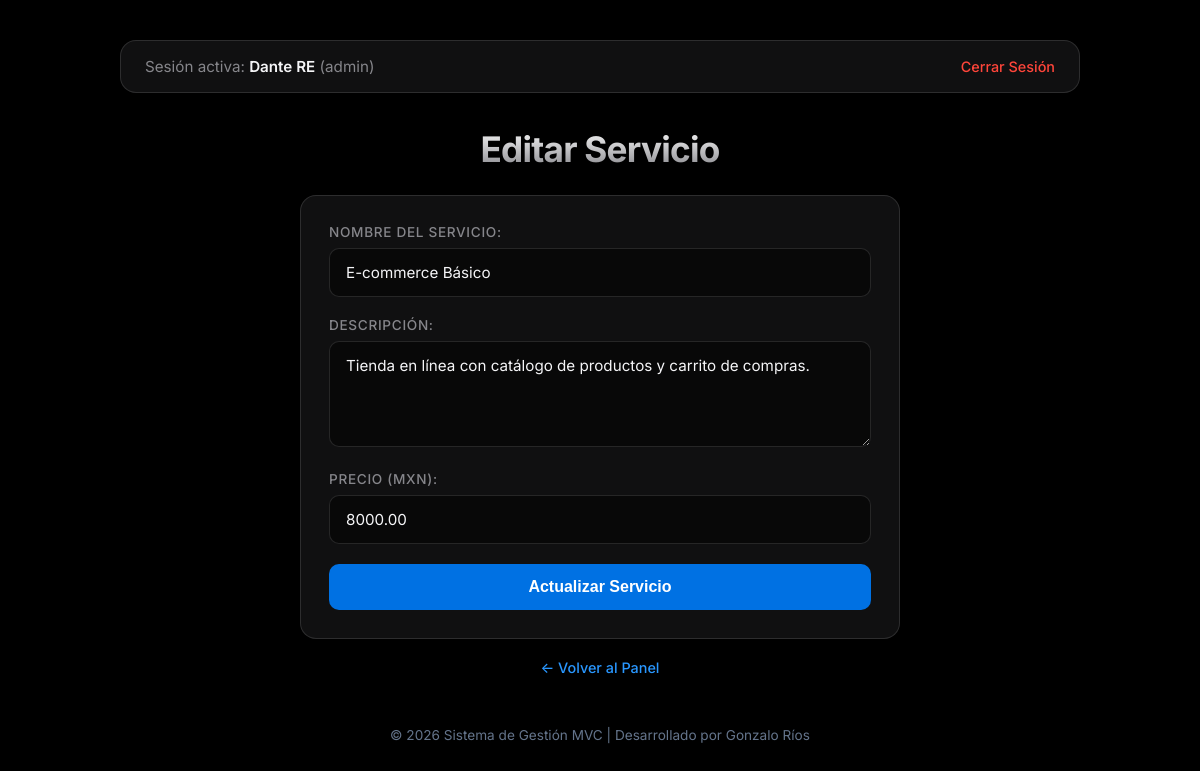
The page /index.php?action=editar&id=2 (signed in) on the database its author committed.
### tables this page shows
CREATE TABLE `servicios` (
  `id` int(11) NOT NULL,
  `nombre` varchar(100) NOT NULL,
  `descripcion` text NOT NULL,
  `precio` decimal(10,2) NOT NULL
);

### app/controllers/ServicioController.php (called while the page is built, shortened)
<?php
require_once __DIR__ . '/../models/Servicio.php';
class ServicioController {
    private $servicioModel;
    public function __construct($pdo) {
        $this->servicioModel = new Servicio($pdo);
    }
    public function editar() {
        $id = (int)($_GET['id'] ?? 0);
        $servicio = $this->servicioModel->obtenerPorId($id);
        require_once __DIR__ . '/../views/templates/header.php';
        require_once __DIR__ . '/../views/servicios/editar.php';
        require_once __DIR__ . '/../views/templates/footer.php';
    }
}
?>

### app/models/Servicio.php (called while the page is built, shortened)
<?php
class Servicio {
    private $pdo;
    public function __construct($pdo) {
        $this->pdo = $pdo;
    }
    public function obtenerPorId($id) {
        $stmt = $this->pdo->prepare("SELECT * FROM servicios WHERE id = ?");
        $stmt->execute([$id]);
        return $stmt->fetch();
    }
}
?>

### app/views/servicios/editar.php (the view, shortened to what this page needs)
<h1>Editar Servicio</h1>
<div class="card" style="max-width: 600px; margin: 0 auto;">
    <form action="index.php?action=editar&id=<?php echo $servicio['id']; ?>" method="POST">
        <div class="campo">
            <label for="nombre">Nombre del Servicio:</label>
            <input type="text" id="nombre" name="nombre" value="<?php echo htmlspecialchars($servicio['nombre']); ?>" required>
        </div>
        <div class="campo">
            <label for="descripcion">Descripción:</label>
            <textarea id="descripcion" name="descripcion" rows="4" required><?php echo htmlspecialchars($servicio['descripcion']); ?></textarea>
        </div>
        <div class="campo">
            <label for="precio">Precio (MXN):</label>
            <input type="number" step="0.01" id="precio" name="precio" value="<?php echo htmlspecialchars($servicio['precio']); ?>" required>
        </div>
        <button type="submit">Actualizar Servicio</button>
    </form>
</div>
<div style="text-align: center;">
    <a href="index.php?action=index" class="link-volver">← Volver al Panel</a>
</div>

### app/views/templates/header.php (style rules this page uses)
:root { --bg-main: #000000; --bg-card: rgba(22, 22, 23, 0.75); --bg-card-hover: rgba(29, 29, 31, 0.85); --border-subtle: rgba(255, 255, 255, 0.12); --border-focus: #0071e3; --text-primary: #f5f5f7; --text-secondary: #86868b; --accent-blue: #2997ff; --accent-green: #30d158; --accent-red: #ff453a; --accent-amber: #ffd60a; --radius-main: 16px; --radius-sm: 10px; --shadow-apple: 0 12px 40px rgba(0, 0, 0, 0.4); --font-apple: 'Inter', -apple-system, BlinkMacSystemFont, "SF Pro Display", "Segoe UI", Roboto, sans-serif; }
* { box-sizing: border-box; margin: 0; padding: 0; }
body { font-family: var(--font-apple); background-color: var(--bg-main); color: var(--text-primary); padding: 40px 20px; min-height: 100vh; -webkit-font-smoothing: antialiased; }
h1 { font-size: 2.2rem; font-weight: 700; letter-spacing: -0.022em; margin-bottom: 25px; text-align: center; background: linear-gradient(180deg, #FFFFFF 0%, #86868B 100%); -webkit-background-clip: text; -webkit-text-fill-color: transparent; }
.card { background: var(--bg-card); backdrop-filter: blur(12px); -webkit-backdrop-filter: blur(12px); border: 1px solid var(--border-subtle); padding: 28px; border-radius: var(--radius-main); transition: all 0.3s ease; display: flex; flex-direction: column; justify-content: space-between; }
.campo { margin-bottom: 20px; }
label { display: block; margin-bottom: 8px; font-size: 0.85rem; font-weight: 500; color: var(--text-secondary); text-transform: uppercase; letter-spacing: 0.05em; }
input[type="text"], input[type="number"], input[type="password"], textarea { width: 100%; padding: 14px 16px; border-radius: var(--radius-sm); border: 1px solid var(--border-subtle); background: rgba(0, 0, 0, 0.5); color: var(--text-primary); font-family: var(--font-apple); font-size: 0.95rem; }
button[type="submit"] { background: #0071e3; color: white; padding: 14px; border: none; border-radius: var(--radius-sm); font-size: 1rem; font-weight: 600; cursor: pointer; width: 100%; transition: all 0.2s ease; }
a.link-volver { color: var(--accent-blue); text-decoration: none; display: inline-block; margin-top: 20px; font-size: 0.9rem; font-weight: 500; }

### rows shown on the page
servicios: nombre "E-commerce Básico", descripcion "Tienda en línea con catálogo de productos y carrito de compras.", precio "8000.00"

### other values the page prints
$_SESSION['usuario_nombre'] "Dante RE"
$_SESSION['usuario_rol'] "admin"
